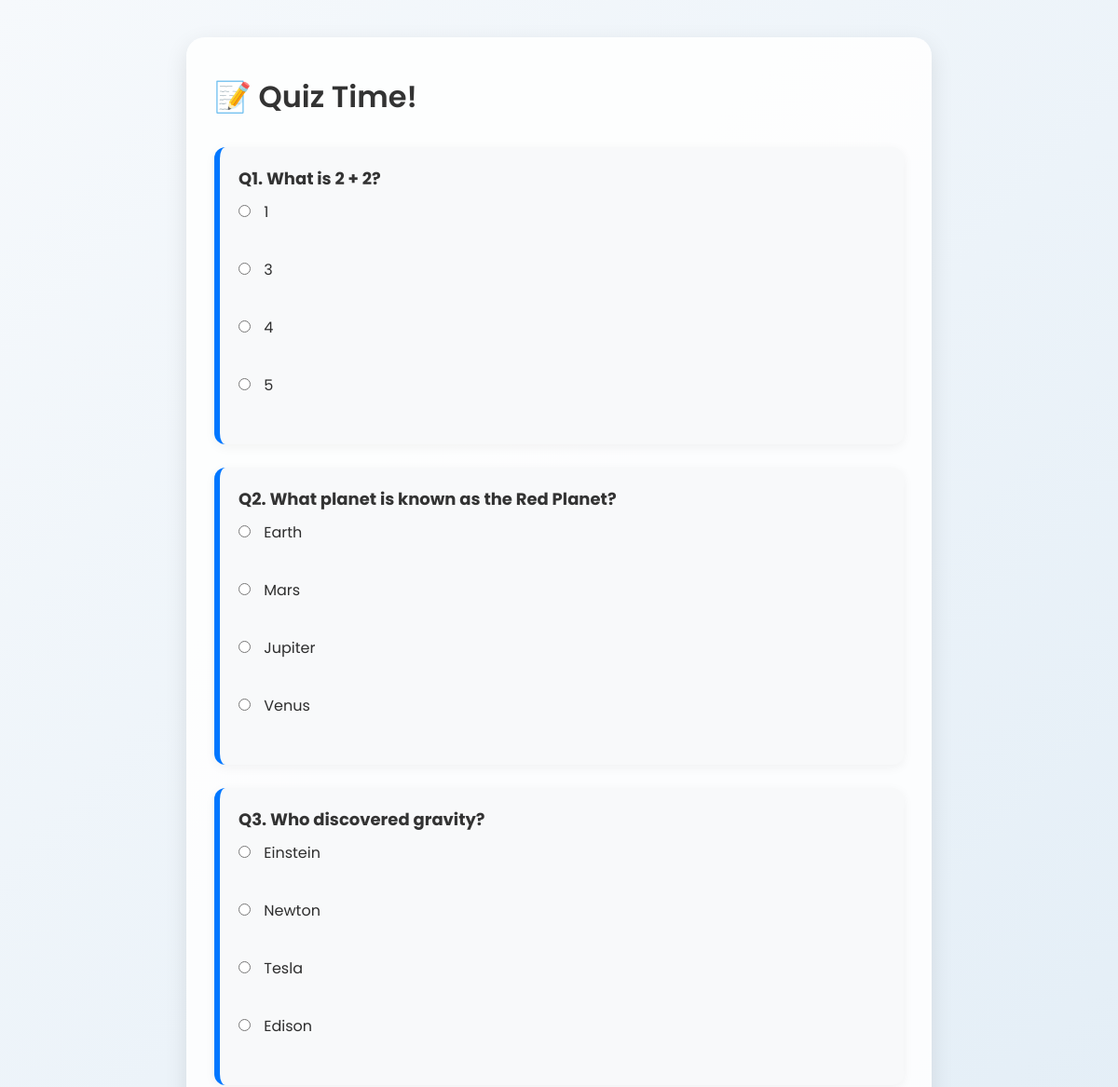
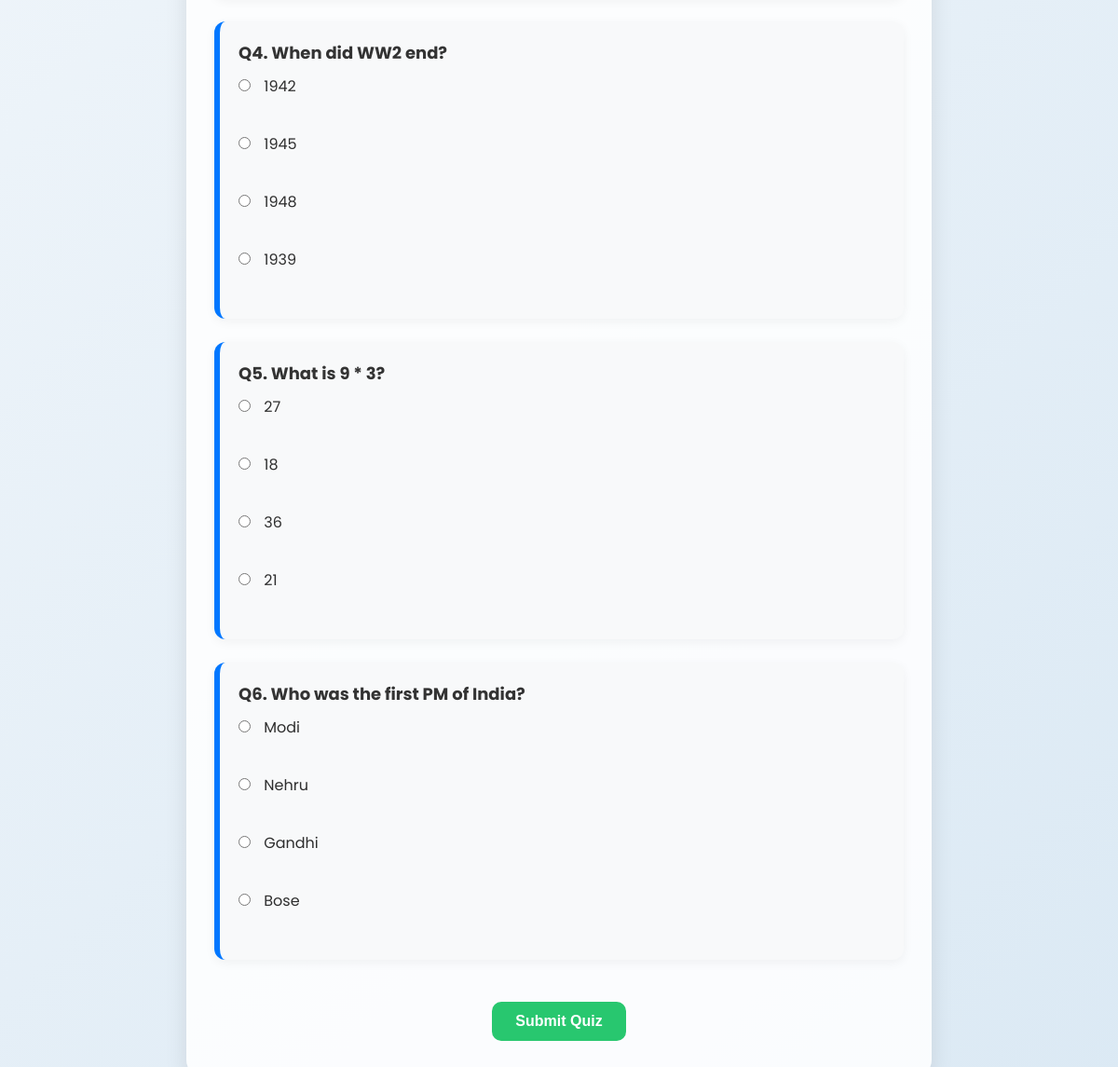
The page /quiz on the database its author committed (2 pictures, top to bottom).
### tables this page shows
CREATE TABLE questions (
            id INTEGER PRIMARY KEY AUTOINCREMENT,
            question TEXT NOT NULL,
            option1 TEXT NOT NULL,
            option2 TEXT NOT NULL,
            option3 TEXT NOT NULL,
            option4 TEXT NOT NULL,
            correct_option INTEGER NOT NULL CHECK (correct_option BETWEEN 1 AND 4),
            subject TEXT NOT NULL
        );

### app.py (the view)
@app.route('/quiz')
def quiz():
    subject = request.args.get('subject')
    questions = get_questions(subject)
    return render_template('quiz.html', questions=questions, subject=subject)

### app.py (called while the page is built)
def get_questions(subject=None):
    conn = sqlite3.connect(DB_PATH)
    cursor = conn.cursor()
    if subject:
        cursor.execute("SELECT * FROM questions WHERE subject = ?", (subject,))
    else:
        cursor.execute("SELECT * FROM questions")
    questions = cursor.fetchall()
    conn.close()
    return questions

### templates/quiz.html (shortened to what this page needs)
<!DOCTYPE html>
<html lang="en">
<head>
  <link rel="stylesheet" href="{{ url_for('static', filename='style.css') }}">
</head>
<body>
  <div class="container">
    <h1 class="section-title">📝 Quiz Time!</h1>
    <form action="{{ url_for('submit') }}" method="POST" class="quiz-form">
      {% for q in questions %}
        <div class="question-card">
          <h3>Q{{ loop.index }}. {{ q[1] }}</h3>
          <div class="options">
            {% for i in range(2, 6) %}
              <label>
                <input type="radio" name="{{ q[0] }}" value="{{ i-1 }}" required>
                {{ q[i] }}
              </label><br>
            {% endfor %}
          </div>
        </div>
      {% endfor %}
      <div class="center">
        <button type="submit" class="btn submit-btn">Submit Quiz</button>
      </div>
    </form>
  </div>
</body>
</html>

### static/style.css (style rules this page uses)
* { margin: 0; padding: 0; box-sizing: border-box; }
body { font-family: 'Poppins', sans-serif; background: linear-gradient(135deg, #f6f9fc, #dbe9f4); color: #2e2e2e; min-height: 100vh; display: flex; justify-content: center; align-items: center; padding: 40px 20px; }
.container { max-width: 800px; width: 100%; background: #ffffffdd; padding: 40px 30px; border-radius: 20px; box-shadow: 0 8px 24px rgba(0,0,0,0.1); }
.center { text-align: center; }
.section-title { font-size: 32px; font-weight: 600; color: #333; margin-bottom: 30px; }
.btn { padding: 12px 25px; border: none; font-size: 16px; font-weight: 600; border-radius: 10px; cursor: pointer; transition: 0.3s ease; text-decoration: none; display: inline-block; }
.submit-btn { background-color: #28c76f; color: white; margin-top: 20px; }
.question-card { background-color: #f8f9fa; border-left: 6px solid #0077ff; border-radius: 12px; padding: 20px; margin-bottom: 25px; box-shadow: 0 3px 12px rgba(0, 0, 0, 0.05); }
.question-card h3 { font-size: 18px; margin-bottom: 10px; color: #333; }
.options label { font-size: 16px; display: block; margin: 6px 0; cursor: pointer; }
.options input[type="radio"] { margin-right: 10px; }

### rows shown on the page
questions: question "What is 2 + 2?", option1 "1" "3" "4" "5"
questions: question "What planet is known as the Red Planet?", option1 "Earth" "Mars" "Jupiter" "Venus"
questions: question "Who discovered gravity?", option1 "Einstein" "Newton" "Tesla" "Edison"
questions: question "When did WW2 end?", option1 "1942" "1945" "1948" "1939"
questions: question "What is 9 * 3?", option1 "27" "18" "36" "21"
questions: question "Who was the first PM of India?", option1 "Modi" "Nehru" "Gandhi" "Bose"
